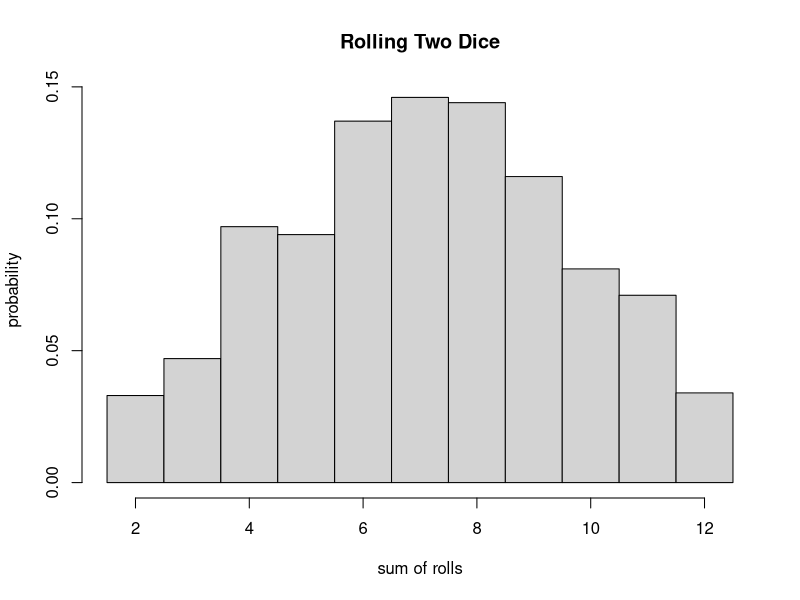
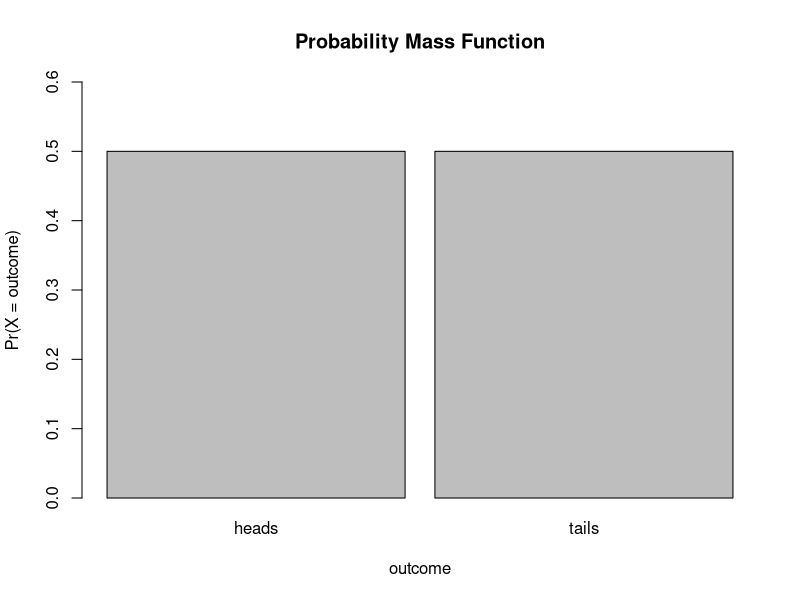
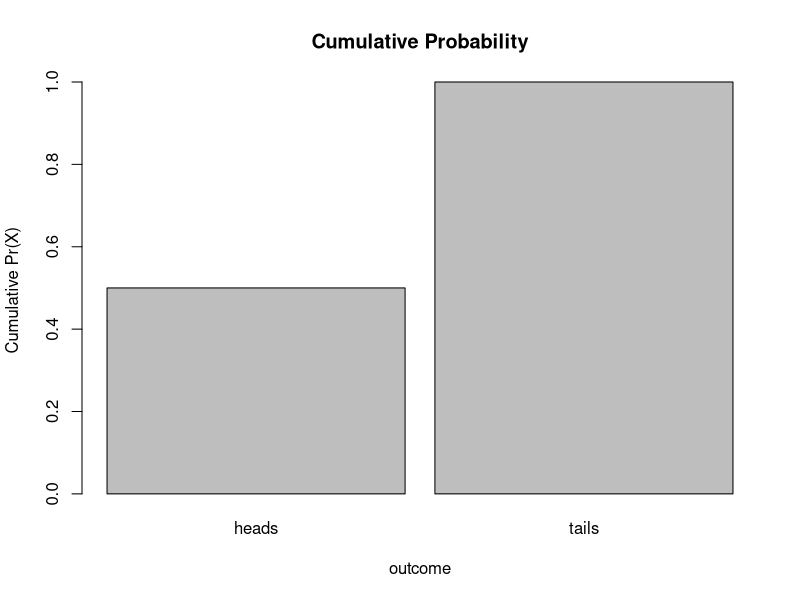
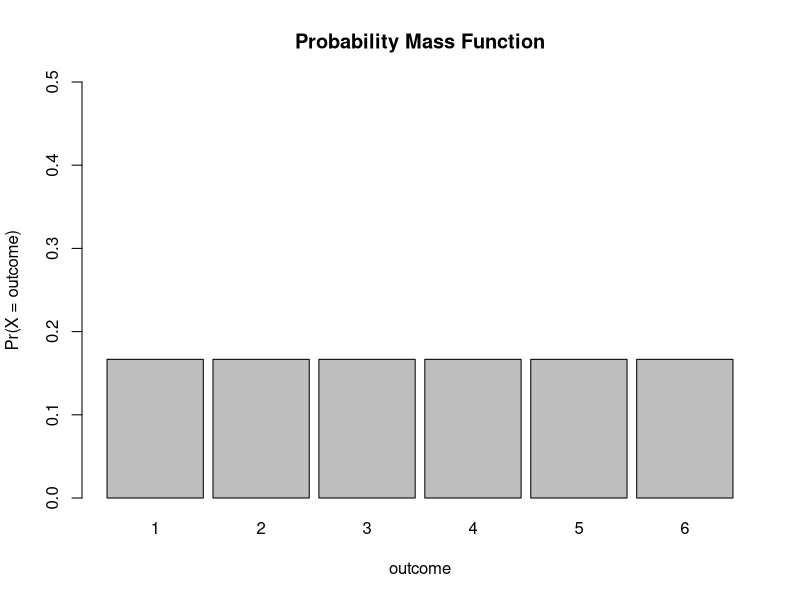
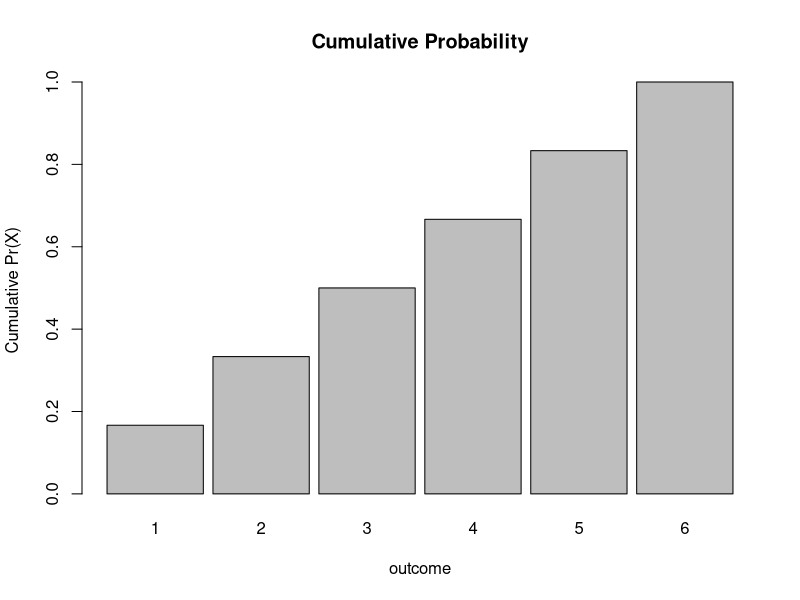
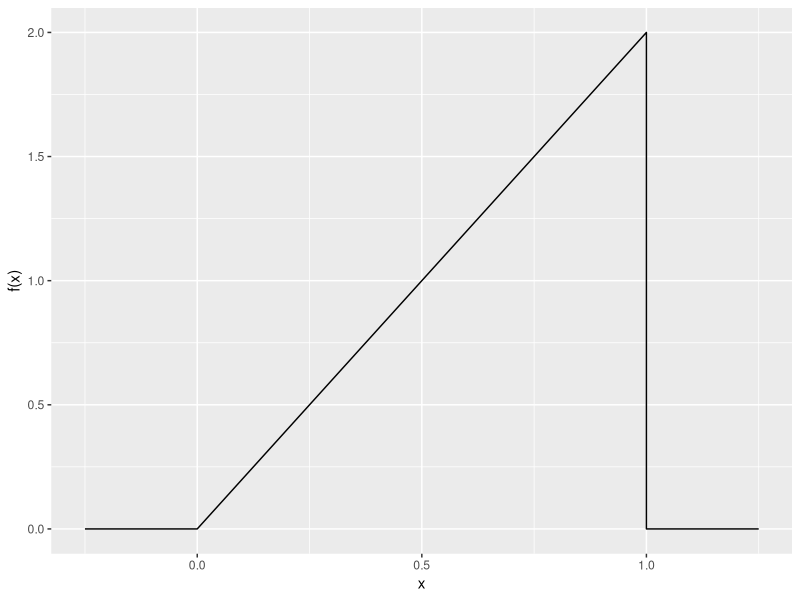
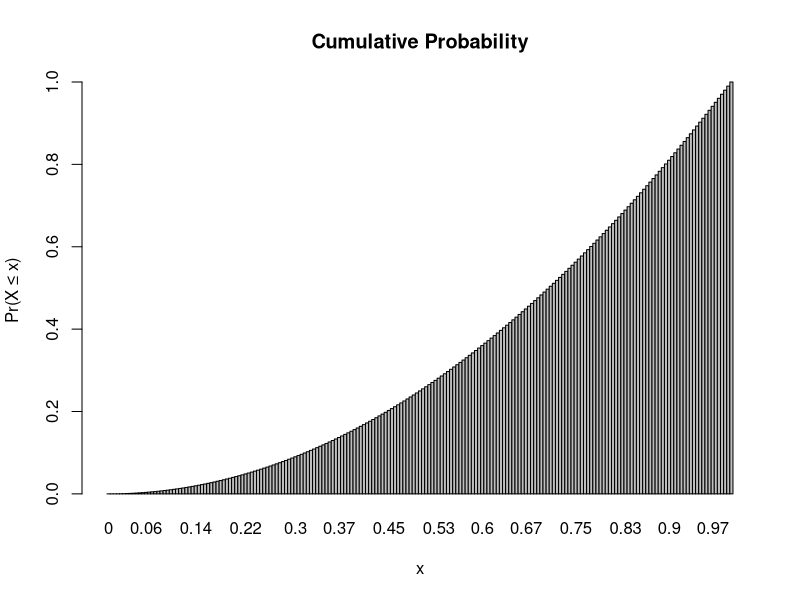

Write the R code that produced these figures, in order.
## ---- chunk 1
knitr::opts_chunk$set(echo = TRUE)
## ---- chunk 2
nrolls <- 1000
roll <- function(x) {sample(1:6, x, replace = TRUE)}
two_dice <- roll(nrolls)+roll(nrolls)
hist(two_dice,breaks=c(1.5:12.5), probability = TRUE, main="Rolling Two Dice", xlab = "sum of rolls", ylab = "probability")
## ---- chunk 3
outcomes <- c("heads","tails")
prob <- c(1/2,1/2)
barplot(prob,ylim=c(0,0.6),names.arg=outcomes,space=0.1, xlab="outcome",ylab="Pr(X = outcome)",main="Probability Mass Function")
## ---- chunk 4
cumprob <- cumsum(prob)
barplot(cumprob,names.arg=outcomes,space=0.1,xlab="outcome",ylab="Cumulative Pr(X)",main = "Cumulative Probability")
## ---- chunk 5
outcomes <- c(1,2,3,4,5,6)
prob <- c(1/6,1/6,1/6,1/6,1/6,1/6)
barplot(prob,ylim=c(0,0.5),names.arg=outcomes,space=0.1,xlab="outcome",ylab="Pr(X = outcome)",main="Probability Mass Function")
## ---- chunk 6
cumprob <- cumsum(prob)
barplot(cumprob,names.arg=outcomes,space=0.1,xlab="outcome",ylab="Cumulative Pr(X)",main = "Cumulative Probability")
## ---- chunk 7
library(ggplot2)
a <- 2
b <- 1
K <- 2
x <- seq(from= 0, to=1, by = 0.025)
fx <- K*x^(a-1)*(1-x)^(b-1)
lower_x <- seq(from=-0.25, to=0, by= 0.025) # add some values of x less than zero
upper_x <- seq(from=1, to=1.25, by= 0.025) # add some values of x greater than one
lower_fx <- rep(0,11) # add fx=0 values to x<0
upper_fx <- rep(0,11) # add fx=0 values to x>1
x <- c(lower_x,x,upper_x) # paste xs together
fx <- c(lower_fx,fx,upper_fx) # paste fxs together
d <- as.data.frame(cbind(x,fx))
p <- ggplot(data = d, aes(x=x, y=fx)) + xlab("x") + ylab("f(x)") + geom_line()
p
## ---- chunk 8
x <- seq(from=0, to=1, by=0.005)
prob <- 0.5 * x * K*x^(a-1)*(1-x)^(b-1)
barplot(prob,names.arg=x,space=0,main = "Cumulative Probability", xlab="x",ylab="Pr(X ≤ x)")
## ---- chunk 9
pbeta(0.75, 2, 1) # cumulative probability for x ≤ 0.75
## ---- chunk 10
m <-sum(seq(1:6) * 1/6)
m
## ---- chunk 11
var <- sum((seq(1:6)-mean(seq(1:6)))^2 * (1/6))
var
